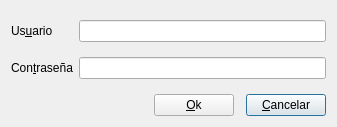
<?xml version="1.0" encoding="UTF-8"?>
<ui version="4.0">
 <class>Dialog</class>
 <widget class="QDialog" name="Dialog">
  <property name="geometry">
   <rect>
    <x>0</x>
    <y>0</y>
    <width>337</width>
    <height>127</height>
   </rect>
  </property>
  <property name="windowTitle">
   <string>Dialog</string>
  </property>
  <layout class="QVBoxLayout" name="verticalLayout">
   <item>
    <layout class="QGridLayout" name="gridLayout_2">
     <item row="2" column="3">
      <widget class="QPushButton" name="CancelBtn">
       <property name="focusPolicy">
        <enum>Qt::TabFocus</enum>
       </property>
       <property name="text">
        <string>&amp;Cancelar</string>
       </property>
      </widget>
     </item>
     <item row="2" column="0">
      <spacer name="horizontalSpacer">
       <property name="orientation">
        <enum>Qt::Horizontal</enum>
       </property>
       <property name="sizeHint" stdset="0">
        <size>
         <width>40</width>
         <height>20</height>
        </size>
       </property>
      </spacer>
     </item>
     <item row="0" column="0" rowspan="2" colspan="4">
      <layout class="QGridLayout" name="gridLayout">
       <item row="0" column="0">
        <widget class="QLabel" name="label">
         <property name="text">
          <string>Us&amp;uario</string>
         </property>
         <property name="buddy">
          <cstring>lnUsuario</cstring>
         </property>
        </widget>
       </item>
       <item row="0" column="1">
        <widget class="QLineEdit" name="lnUsuario"/>
       </item>
       <item row="1" column="0">
        <widget class="QLabel" name="label_2">
         <property name="text">
          <string>Con&amp;traseña</string>
         </property>
         <property name="buddy">
          <cstring>lPass</cstring>
         </property>
        </widget>
       </item>
       <item row="1" column="1">
        <widget class="QLineEdit" name="lPass">
         <property name="echoMode">
          <enum>QLineEdit::Password</enum>
         </property>
        </widget>
       </item>
      </layout>
     </item>
     <item row="2" column="1">
      <widget class="QPushButton" name="OkBtn">
       <property name="text">
        <string>&amp;Ok</string>
       </property>
      </widget>
     </item>
    </layout>
   </item>
  </layout>
 </widget>
 <resources/>
 <connections/>
</ui>
